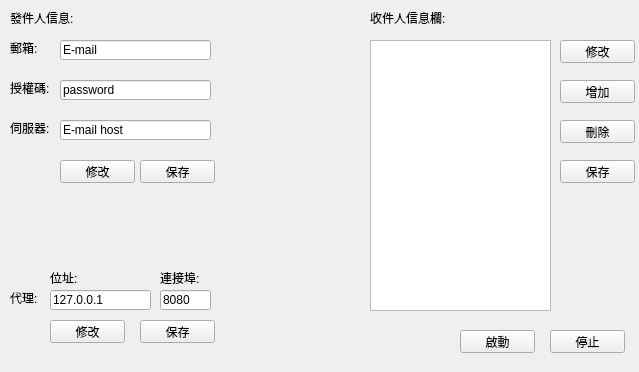
<?xml version="1.0" encoding="UTF-8"?>
<ui version="4.0">
 <class>Form</class>
 <widget class="QWidget" name="Form">
  <property name="geometry">
   <rect>
    <x>0</x>
    <y>0</y>
    <width>639</width>
    <height>372</height>
   </rect>
  </property>
  <property name="windowTitle">
   <string>Form</string>
  </property>
  <property name="styleSheet">
   <string notr="true"/>
  </property>
  <widget class="QLineEdit" name="username">
   <property name="geometry">
    <rect>
     <x>60</x>
     <y>40</y>
     <width>151</width>
     <height>20</height>
    </rect>
   </property>
   <property name="text">
    <string>E-mail</string>
   </property>
  </widget>
  <widget class="QPushButton" name="stop">
   <property name="geometry">
    <rect>
     <x>550</x>
     <y>330</y>
     <width>75</width>
     <height>23</height>
    </rect>
   </property>
   <property name="text">
    <string>停止</string>
   </property>
  </widget>
  <widget class="QPushButton" name="run">
   <property name="geometry">
    <rect>
     <x>460</x>
     <y>330</y>
     <width>75</width>
     <height>23</height>
    </rect>
   </property>
   <property name="text">
    <string>啟動</string>
   </property>
  </widget>
  <widget class="QLineEdit" name="passwd">
   <property name="geometry">
    <rect>
     <x>60</x>
     <y>80</y>
     <width>151</width>
     <height>20</height>
    </rect>
   </property>
   <property name="text">
    <string>password</string>
   </property>
  </widget>
  <widget class="QLineEdit" name="email_host">
   <property name="geometry">
    <rect>
     <x>60</x>
     <y>120</y>
     <width>151</width>
     <height>20</height>
    </rect>
   </property>
   <property name="text">
    <string>E-mail host</string>
   </property>
  </widget>
  <widget class="QLineEdit" name="proxy">
   <property name="geometry">
    <rect>
     <x>50</x>
     <y>290</y>
     <width>101</width>
     <height>20</height>
    </rect>
   </property>
   <property name="text">
    <string>127.0.0.1</string>
   </property>
  </widget>
  <widget class="QLineEdit" name="port">
   <property name="geometry">
    <rect>
     <x>160</x>
     <y>290</y>
     <width>51</width>
     <height>20</height>
    </rect>
   </property>
   <property name="text">
    <string>8080</string>
   </property>
  </widget>
  <widget class="QPushButton" name="sender_modified">
   <property name="geometry">
    <rect>
     <x>60</x>
     <y>160</y>
     <width>75</width>
     <height>23</height>
    </rect>
   </property>
   <property name="text">
    <string>修改</string>
   </property>
  </widget>
  <widget class="QPushButton" name="sender_save">
   <property name="geometry">
    <rect>
     <x>140</x>
     <y>160</y>
     <width>75</width>
     <height>23</height>
    </rect>
   </property>
   <property name="text">
    <string>保存</string>
   </property>
  </widget>
  <widget class="QPushButton" name="proxy_modified">
   <property name="geometry">
    <rect>
     <x>50</x>
     <y>320</y>
     <width>75</width>
     <height>23</height>
    </rect>
   </property>
   <property name="text">
    <string>修改</string>
   </property>
  </widget>
  <widget class="QPushButton" name="proxy_save">
   <property name="geometry">
    <rect>
     <x>140</x>
     <y>320</y>
     <width>75</width>
     <height>23</height>
    </rect>
   </property>
   <property name="text">
    <string>保存</string>
   </property>
  </widget>
  <widget class="QLabel" name="label">
   <property name="geometry">
    <rect>
     <x>10</x>
     <y>10</y>
     <width>71</width>
     <height>16</height>
    </rect>
   </property>
   <property name="text">
    <string>發件人信息:</string>
   </property>
  </widget>
  <widget class="QLabel" name="label_2">
   <property name="geometry">
    <rect>
     <x>10</x>
     <y>40</y>
     <width>31</width>
     <height>16</height>
    </rect>
   </property>
   <property name="text">
    <string>郵箱:</string>
   </property>
  </widget>
  <widget class="QLabel" name="label_3">
   <property name="geometry">
    <rect>
     <x>10</x>
     <y>80</y>
     <width>41</width>
     <height>16</height>
    </rect>
   </property>
   <property name="text">
    <string>授權碼:</string>
   </property>
  </widget>
  <widget class="QLabel" name="label_4">
   <property name="geometry">
    <rect>
     <x>10</x>
     <y>120</y>
     <width>41</width>
     <height>16</height>
    </rect>
   </property>
   <property name="text">
    <string>伺服器:</string>
   </property>
  </widget>
  <widget class="QLabel" name="label_5">
   <property name="geometry">
    <rect>
     <x>50</x>
     <y>270</y>
     <width>31</width>
     <height>16</height>
    </rect>
   </property>
   <property name="text">
    <string>位址:</string>
   </property>
  </widget>
  <widget class="QLabel" name="label_6">
   <property name="geometry">
    <rect>
     <x>160</x>
     <y>270</y>
     <width>41</width>
     <height>16</height>
    </rect>
   </property>
   <property name="text">
    <string>連接埠:</string>
   </property>
  </widget>
  <widget class="QLabel" name="label_7">
   <property name="geometry">
    <rect>
     <x>10</x>
     <y>290</y>
     <width>31</width>
     <height>16</height>
    </rect>
   </property>
   <property name="text">
    <string>代理:</string>
   </property>
  </widget>
  <widget class="QLabel" name="label_8">
   <property name="geometry">
    <rect>
     <x>370</x>
     <y>10</y>
     <width>81</width>
     <height>16</height>
    </rect>
   </property>
   <property name="text">
    <string>收件人信息欄:</string>
   </property>
  </widget>
  <widget class="QPushButton" name="recv_append">
   <property name="geometry">
    <rect>
     <x>560</x>
     <y>80</y>
     <width>75</width>
     <height>23</height>
    </rect>
   </property>
   <property name="text">
    <string>增加</string>
   </property>
  </widget>
  <widget class="QPushButton" name="recv_delete">
   <property name="geometry">
    <rect>
     <x>560</x>
     <y>120</y>
     <width>75</width>
     <height>23</height>
    </rect>
   </property>
   <property name="text">
    <string>刪除</string>
   </property>
  </widget>
  <widget class="QListWidget" name="recv_info">
   <property name="geometry">
    <rect>
     <x>370</x>
     <y>40</y>
     <width>181</width>
     <height>271</height>
    </rect>
   </property>
  </widget>
  <widget class="QPushButton" name="recv_modified">
   <property name="geometry">
    <rect>
     <x>560</x>
     <y>40</y>
     <width>75</width>
     <height>23</height>
    </rect>
   </property>
   <property name="text">
    <string>修改</string>
   </property>
  </widget>
  <widget class="QPushButton" name="recv_save">
   <property name="geometry">
    <rect>
     <x>560</x>
     <y>160</y>
     <width>75</width>
     <height>23</height>
    </rect>
   </property>
   <property name="text">
    <string>保存</string>
   </property>
  </widget>
 </widget>
 <resources/>
 <connections/>
</ui>
